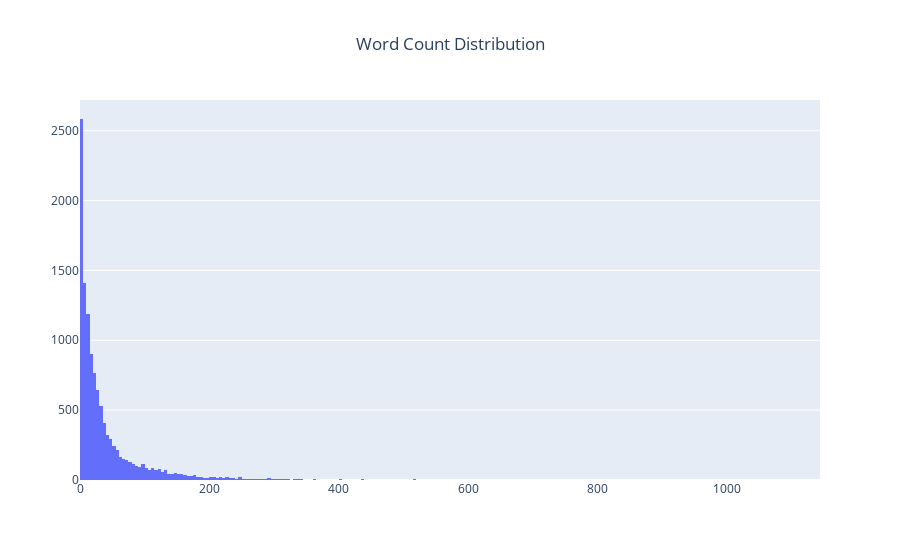

Write notebook code for a chart like this one.
### Code cell
word_count_distr_graph(word_counts_content)

### Figure 1 — Plotly figure (JSON) as saved in the notebook; plotly's stock layout.template omitted (floating-point values rounded to 4 significant figures; data arrays with more than 128 entries replaced by an {"elided": "..."} marker saying what was removed)
{"data": [{"type": "histogram", "x": {"elided": "11877 int values"}}], "layout": {"title": {"text": "Word Count Distribution", "x": 0.5}}}
